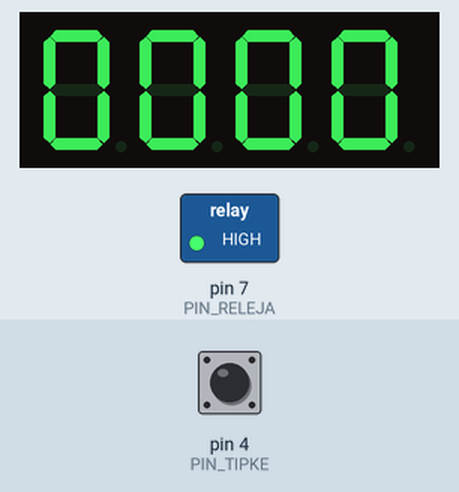
Recording of a sketch running on a simulated Arduino Uno, built with avr-gcc and run on an emulated ATmega328P. Parts: 4-digit seven-segment display, switched loads named in the sketch (green lamp = pin HIGH). The test bench sets the inputs (shaded band); at power-on: pin 4 (PIN_TIPKE) HIGH.

Above: at 1.2 s.
1.3 s: pin 4 (PIN_TIPKE) pulled LOW for 0.15 s
At 2.1 s:
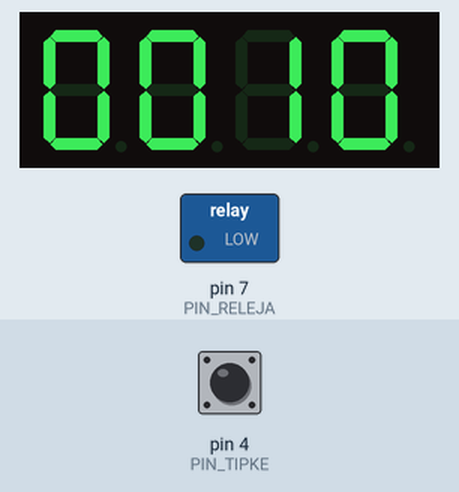
At 3.1 s:
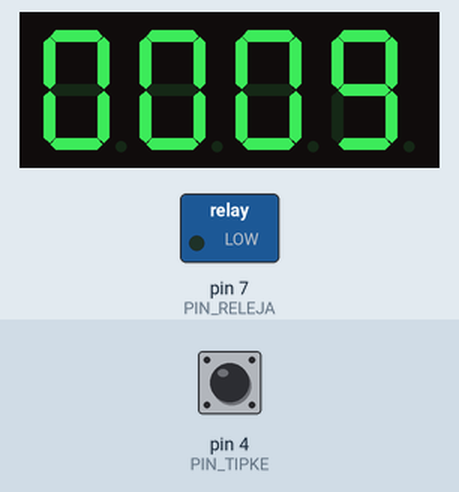
Timing chart, 0 to 12.8 s (numbered marks = the images above; inputs shaded):
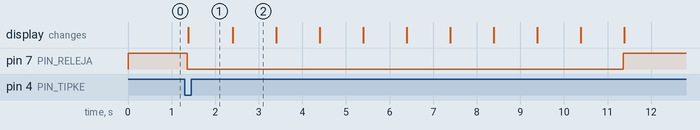

The sketch:

LV12_TM1637_Relej.ino
```cpp
// LV12: pritisak pokrece rad i odbrojavanje na pokazniku TM1637.
#include <TM1637Display.h>

TM1637Display pokaznik(3, 2);  // CLK, DIO.
const byte PIN_TIPKE = 4;
const byte PIN_RELEJA = 7;
const bool RELEJ_AKTIVAN_NA_LOW = true;
const unsigned long TRAJANJE_RADA = 10000UL;  // 10 000 ms = 10 s.

// enum daje imena mogucim stanjima programa.
enum Stanje { SPREMNO, RAD, GOTOVO };
Stanje stanje = SPREMNO;
unsigned long pocetakRada = 0;
unsigned long vrijemePromjeneTipke = 0;
bool prethodnoOcitanje = HIGH;
bool stabilnoStanjeTipke = HIGH;

// Vraca true samo jednom za svaki priznati pritisak, ne dok se drzi.
bool novaTipkaPritisnuta() {
  bool ocitanjeTipke = digitalRead(PIN_TIPKE);
  if (ocitanjeTipke != prethodnoOcitanje) {
    prethodnoOcitanje = ocitanjeTipke;
    vrijemePromjeneTipke = millis();
  }
  if (millis() - vrijemePromjeneTipke >= 30 &&
      ocitanjeTipke != stabilnoStanjeTipke) {
    stabilnoStanjeTipke = ocitanjeTipke;
    return stabilnoStanjeTipke == LOW;
  }
  return false;
}

void postaviRelej(bool ukljucen) {
  if (RELEJ_AKTIVAN_NA_LOW) {
    if (ukljucen) {
      digitalWrite(PIN_RELEJA, LOW);
    } else {
      digitalWrite(PIN_RELEJA, HIGH);
    }
  } else {
    if (ukljucen) {
      digitalWrite(PIN_RELEJA, HIGH);
    } else {
      digitalWrite(PIN_RELEJA, LOW);
    }
  }
}

void setup() {
  postaviRelej(false);
  pinMode(PIN_RELEJA, OUTPUT);
  pinMode(PIN_TIPKE, INPUT_PULLUP);
  pokaznik.setBrightness(4);
  pokaznik.showNumberDec(0, true);
  Serial.begin(9600);
}

void loop() {
  bool noviPritisak = novaTipkaPritisnuta();
  unsigned long sada = millis();

  if (noviPritisak && stanje != RAD) {
    stanje = RAD;
    pocetakRada = sada;
  }
  if (stanje == RAD && sada - pocetakRada >= TRAJANJE_RADA) {
    stanje = GOTOVO;
  }

  bool radUTijeku = stanje == RAD;
  postaviRelej(radUTijeku);
  unsigned long preostaloVrijeme = 0;
  if (radUTijeku) {
    preostaloVrijeme = TRAJANJE_RADA - (sada - pocetakRada);
  }
  // Zaokruzi ostatak na vise: zadnjih 1-999 ms prikazuje se kao 1 s.
  pokaznik.showNumberDec((preostaloVrijeme + 999) / 1000, true);
  // Nema delay(10000): loop() se i dalje vrti i osvjezava pokaznik.
  // Novi pritisci za vrijeme rada u pocetnoj izvedbi nemaju ucinak.
}
```

Measured:
- after the input at 1.3 s, pin 7 (PIN_RELEJA): HIGH → LOW after 0.06 s, → HIGH 10.0 s later; the display: changes after 0.08 s (image 1)
